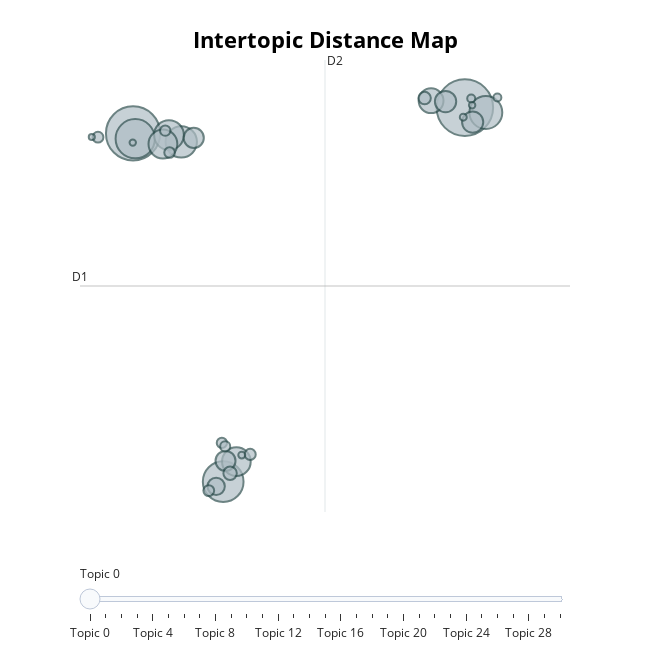

The notebook cell this image was saved under:
### Code cell
model = BERTopic.load("Results/BERTopicModelSO")

# reduce topics
model.reduce_topics(data, nr_topics=32)
print(model.topics_)

# visualize reduced topics
model.visualize_topics()

### Figure 1 — Plotly figure (JSON) as saved in the notebook; plotly's stock layout.template omitted (floating-point values rounded to 4 significant figures)
{"data": [{"customdata": [[0, "snakemake | rule | output | sample | input", 852], [1, "teradata | jdbc | java | apache | driver", 782], [2, "eclipse | org | java | internal | core", 441], [3, "monetdb | table | database | query | data", 411], [4, "luigi | task | self | def | worker", 288], [5, "spool | id | amp | join | table", 262], [6, "date | month | timestamp | teradata | format", 237], [7, "procedure | table | teradata | stored | select", 221], [8, "key | parameter | port | value | true", 218], [9, "docker | swarm | service | node | network", 164], [10, "airflow | argo | dag | workflow | py", 121], [11, "ansible | role | galaxy | collection | install", 120], [12, "regexp | string | character | regex | column", 108], [13, "knime | node | workflow | column | col", 106], [14, "gl | kepler | map | keplergl | longitude", 80], [15, "rapidminer | java | jboss | com | subsystem", 48], [16, "meteor | galaxy | minifier | app | anonymous", 41], [17, "clustering | cluster | rapidminer | mean | algorithm", 33], [18, "view | table | column | name | teradata", 31], [19, "gpu | cuda | kepler | warp | nvidia", 31], [20, "decimal | cast | numeric | teradata | float", 30], [21, "week | date | year | day | current", 29], [22, "country | amount | year | plot | seaborn", 28], [23, "bacteria | acid | synonym | na | eic", 27], [24, "log | rule | snakemake | script | save", 17], [25, "kafka | trident | spout | internals | storm", 17], [26, "xpath | ul | li | span | rapidminer", 13], [27, "module | easybuild | python | gcc | package", 13], [28, "report | html | snakemake | styling | pdf", 11], [29, "json | price | id | category | company", 11], [30, "user | grant | role | table | view", 10]], "hovertemplate": "<b>Topic %{customdata[0]}</b><br>%{customdata[1]}<br>Size: %{customdata[2]}", "legendgroup": "", "marker": {"color": "#B0BEC5", "line": {"color": "DarkSlateGrey", "width": 2}, "size": [852, 782, 441, 411, 288, 262, 237, 221, 218, 164, 121, 120, 108, 106, 80, 48, 41, 33, 31, 31, 30, 29, 28, 27, 17, 17, 13, 13, 11, 11, 10], "sizemode": "area", "sizeref": 0.5325, "symbol": "circle"}, "mode": "markers", "name": "", "orientation": "v", "showlegend": false, "type": "scatter", "x": [11.48, 3.047, 5.336, 3.102, 12.01, 4.271, 3.959, 3.805, 5.672, 10.62, 10.99, 11.67, 4.588, 5.396, 5.158, 5.512, 10.45, 6.021, 2.156, 4.97, 3.975, 3.864, 5.303, 5.387, 12.3, 11.64, 5.808, 11.44, 11.66, 3.039, 1.998], "xaxis": "x", "y": [10.87, 9.702, -6.041, 9.46, 10.64, 9.319, 9.624, 9.221, -5.135, 11.18, 11.14, 10.21, 9.498, -5.1, -6.249, -5.659, 11.3, -4.806, 9.531, -6.444, 8.837, 9.825, -4.289, -4.445, 11.32, 11.28, -4.84, 10.43, 10.98, 9.284, 9.537], "yaxis": "y"}], "layout": {"annotations": [{"showarrow": false, "text": "D1", "x": 1.699, "y": 2.804, "yshift": 10}, {"showarrow": false, "text": "D2", "x": 7.923, "xshift": 10, "y": 13.02}], "height": 650, "hoverlabel": {"bgcolor": "white", "font": {"family": "Rockwell", "size": 16}}, "legend": {"itemsizing": "constant", "tracegroupgap": 0}, "margin": {"t": 60}, "shapes": [{"line": {"color": "#CFD8DC", "width": 2}, "type": "line", "x0": 7.923, "x1": 7.923, "y0": -7.411, "y1": 13.02}, {"line": {"color": "#9E9E9E", "width": 2}, "type": "line", "x0": 1.699, "x1": 14.15, "y0": 2.804, "y1": 2.804}], "sliders": [{"active": 0, "pad": {"t": 50}, "steps": [{"args": [{"marker.color": [["red", "#B0BEC5", "#B0BEC5", "#B0BEC5", "#B0BEC5", "#B0BEC5", "#B0BEC5", "#B0BEC5", "#B0BEC5", "#B0BEC5", "#B0BEC5", "#B0BEC5", "#B0BEC5", "#B0BEC5", "#B0BEC5", "#B0BEC5", "#B0BEC5", "#B0BEC5", "#B0BEC5", "#B0BEC5", "#B0BEC5", "#B0BEC5", "#B0BEC5", "#B0BEC5", "#B0BEC5", "#B0BEC5", "#B0BEC5", "#B0BEC5", "#B0BEC5", "#B0BEC5", "#B0BEC5"]]}], "label": "Topic 0", "method": "update"}, {"args": [{"marker.color": [["#B0BEC5", "red", "#B0BEC5", "#B0BEC5", "#B0BEC5", "#B0BEC5", "#B0BEC5", "#B0BEC5", "#B0BEC5", "#B0BEC5", "#B0BEC5", "#B0BEC5", "#B0BEC5", "#B0BEC5", "#B0BEC5", "#B0BEC5", "#B0BEC5", "#B0BEC5", "#B0BEC5", "#B0BEC5", "#B0BEC5", "#B0BEC5", "#B0BEC5", "#B0BEC5", "#B0BEC5", "#B0BEC5", "#B0BEC5", "#B0BEC5", "#B0BEC5", "#B0BEC5", "#B0BEC5"]]}], "label": "Topic 1", "method": "update"}, {"args": [{"marker.color": [["#B0BEC5", "#B0BEC5", "red", "#B0BEC5", "#B0BEC5", "#B0BEC5", "#B0BEC5", "#B0BEC5", "#B0BEC5", "#B0BEC5", "#B0BEC5", "#B0BEC5", "#B0BEC5", "#B0BEC5", "#B0BEC5", "#B0BEC5", "#B0BEC5", "#B0BEC5", "#B0BEC5", "#B0BEC5", "#B0BEC5", "#B0BEC5", "#B0BEC5", "#B0BEC5", "#B0BEC5", "#B0BEC5", "#B0BEC5", "#B0BEC5", "#B0BEC5", "#B0BEC5", "#B0BEC5"]]}], "label": "Topic 2", "method": "update"}, {"args": [{"marker.color": [["#B0BEC5", "#B0BEC5", "#B0BEC5", "red", "#B0BEC5", "#B0BEC5", "#B0BEC5", "#B0BEC5", "#B0BEC5", "#B0BEC5", "#B0BEC5", "#B0BEC5", "#B0BEC5", "#B0BEC5", "#B0BEC5", "#B0BEC5", "#B0BEC5", "#B0BEC5", "#B0BEC5", "#B0BEC5", "#B0BEC5", "#B0BEC5", "#B0BEC5", "#B0BEC5", "#B0BEC5", "#B0BEC5", "#B0BEC5", "#B0BEC5", "#B0BEC5", "#B0BEC5", "#B0BEC5"]]}], "label": "Topic 3", "method": "update"}, {"args": [{"marker.color": [["#B0BEC5", "#B0BEC5", "#B0BEC5", "#B0BEC5", "red", "#B0BEC5", "#B0BEC5", "#B0BEC5", "#B0BEC5", "#B0BEC5", "#B0BEC5", "#B0BEC5", "#B0BEC5", "#B0BEC5", "#B0BEC5", "#B0BEC5", "#B0BEC5", "#B0BEC5", "#B0BEC5", "#B0BEC5", "#B0BEC5", "#B0BEC5", "#B0BEC5", "#B0BEC5", "#B0BEC5", "#B0BEC5", "#B0BEC5", "#B0BEC5", "#B0BEC5", "#B0BEC5", "#B0BEC5"]]}], "label": "Topic 4", "method": "update"}, {"args": [{"marker.color": [["#B0BEC5", "#B0BEC5", "#B0BEC5", "#B0BEC5", "#B0BEC5", "red", "#B0BEC5", "#B0BEC5", "#B0BEC5", "#B0BEC5", "#B0BEC5", "#B0BEC5", "#B0BEC5", "#B0BEC5", "#B0BEC5", "#B0BEC5", "#B0BEC5", "#B0BEC5", "#B0BEC5", "#B0BEC5", "#B0BEC5", "#B0BEC5", "#B0BEC5", "#B0BEC5", "#B0BEC5", "#B0BEC5", "#B0BEC5", "#B0BEC5", "#B0BEC5", "#B0BEC5", "#B0BEC5"]]}], "label": "Topic 5", "method": "update"}, {"args": [{"marker.color": [["#B0BEC5", "#B0BEC5", "#B0BEC5", "#B0BEC5", "#B0BEC5", "#B0BEC5", "red", "#B0BEC5", "#B0BEC5", "#B0BEC5", "#B0BEC5", "#B0BEC5", "#B0BEC5", "#B0BEC5", "#B0BEC5", "#B0BEC5", "#B0BEC5", "#B0BEC5", "#B0BEC5", "#B0BEC5", "#B0BEC5", "#B0BEC5", "#B0BEC5", "#B0BEC5", "#B0BEC5", "#B0BEC5", "#B0BEC5", "#B0BEC5", "#B0BEC5", "#B0BEC5", "#B0BEC5"]]}], "label": "Topic 6", "method": "update"}, {"args": [{"marker.color": [["#B0BEC5", "#B0BEC5", "#B0BEC5", "#B0BEC5", "#B0BEC5", "#B0BEC5", "#B0BEC5", "red", "#B0BEC5", "#B0BEC5", "#B0BEC5", "#B0BEC5", "#B0BEC5", "#B0BEC5", "#B0BEC5", "#B0BEC5", "#B0BEC5", "#B0BEC5", "#B0BEC5", "#B0BEC5", "#B0BEC5", "#B0BEC5", "#B0BEC5", "#B0BEC5", "#B0BEC5", "#B0BEC5", "#B0BEC5", "#B0BEC5", "#B0BEC5", "#B0BEC5", "#B0BEC5"]]}], "label": "Topic 7", "method": "update"}, {"args": [{"marker.color": [["#B0BEC5", "#B0BEC5", "#B0BEC5", "#B0BEC5", "#B0BEC5", "#B0BEC5", "#B0BEC5", "#B0BEC5", "red", "#B0BEC5", "#B0BEC5", "#B0BEC5", "#B0BEC5", "#B0BEC5", "#B0BEC5", "#B0BEC5", "#B0BEC5", "#B0BEC5", "#B0BEC5", "#B0BEC5", "#B0BEC5", "#B0BEC5", "#B0BEC5", "#B0BEC5", "#B0BEC5", "#B0BEC5", "#B0BEC5", "#B0BEC5", "#B0BEC5", "#B0BEC5", "#B0BEC5"]]}], "label": "Topic 8", "method": "update"}, {"args": [{"marker.color": [["#B0BEC5", "#B0BEC5", "#B0BEC5", "#B0BEC5", "#B0BEC5", "#B0BEC5", "#B0BEC5", "#B0BEC5", "#B0BEC5", "red", "#B0BEC5", "#B0BEC5", "#B0BEC5", "#B0BEC5", "#B0BEC5", "#B0BEC5", "#B0BEC5", "#B0BEC5", "#B0BEC5", "#B0BEC5", "#B0BEC5", "#B0BEC5", "#B0BEC5", "#B0BEC5", "#B0BEC5", "#B0BEC5", "#B0BEC5", "#B0BEC5", "#B0BEC5", "#B0BEC5", "#B0BEC5"]]}], "label": "Topic 9", "method": "update"}, {"args": [{"marker.color": [["#B0BEC5", "#B0BEC5", "#B0BEC5", "#B0BEC5", "#B0BEC5", "#B0BEC5", "#B0BEC5", "#B0BEC5", "#B0BEC5", "#B0BEC5", "red", "#B0BEC5", "#B0BEC5", "#B0BEC5", "#B0BEC5", "#B0BEC5", "#B0BEC5", "#B0BEC5", "#B0BEC5", "#B0BEC5", "#B0BEC5", "#B0BEC5", "#B0BEC5", "#B0BEC5", "#B0BEC5", "#B0BEC5", "#B0BEC5", "#B0BEC5", "#B0BEC5", "#B0BEC5", "#B0BEC5"]]}], "label": "Topic 10", "method": "update"}, {"args": [{"marker.color": [["#B0BEC5", "#B0BEC5", "#B0BEC5", "#B0BEC5", "#B0BEC5", "#B0BEC5", "#B0BEC5", "#B0BEC5", "#B0BEC5", "#B0BEC5", "#B0BEC5", "red", "#B0BEC5", "#B0BEC5", "#B0BEC5", "#B0BEC5", "#B0BEC5", "#B0BEC5", "#B0BEC5", "#B0BEC5", "#B0BEC5", "#B0BEC5", "#B0BEC5", "#B0BEC5", "#B0BEC5", "#B0BEC5", "#B0BEC5", "#B0BEC5", "#B0BEC5", "#B0BEC5", "#B0BEC5"]]}], "label": "Topic 11", "method": "update"}, {"args": [{"marker.color": [["#B0BEC5", "#B0BEC5", "#B0BEC5", "#B0BEC5", "#B0BEC5", "#B0BEC5", "#B0BEC5", "#B0BEC5", "#B0BEC5", "#B0BEC5", "#B0BEC5", "#B0BEC5", "red", "#B0BEC5", "#B0BEC5", "#B0BEC5", "#B0BEC5", "#B0BEC5", "#B0BEC5", "#B0BEC5", "#B0BEC5", "#B0BEC5", "#B0BEC5", "#B0BEC5", "#B0BEC5", "#B0BEC5", "#B0BEC5", "#B0BEC5", "#B0BEC5", "#B0BEC5", "#B0BEC5"]]}], "label": "Topic 12", "method": "update"}, {"args": [{"marker.color": [["#B0BEC5", "#B0BEC5", "#B0BEC5", "#B0BEC5", "#B0BEC5", "#B0BEC5", "#B0BEC5", "#B0BEC5", "#B0BEC5", "#B0BEC5", "#B0BEC5", "#B0BEC5", "#B0BEC5", "red", "#B0BEC5", "#B0BEC5", "#B0BEC5", "#B0BEC5", "#B0BEC5", "#B0BEC5", "#B0BEC5", "#B0BEC5", "#B0BEC5", "#B0BEC5", "#B0BEC5", "#B0BEC5", "#B0BEC5", "#B0BEC5", "#B0BEC5", "#B0BEC5", "#B0BEC5"]]}], "label": "Topic 13", "method": "update"}, {"args": [{"marker.color": [["#B0BEC5", "#B0BEC5", "#B0BEC5", "#B0BEC5", "#B0BEC5", "#B0BEC5", "#B0BEC5", "#B0BEC5", "#B0BEC5", "#B0BEC5", "#B0BEC5", "#B0BEC5", "#B0BEC5", "#B0BEC5", "red", "#B0BEC5", "#B0BEC5", "#B0BEC5", "#B0BEC5", "#B0BEC5", "#B0BEC5", "#B0BEC5", "#B0BEC5", "#B0BEC5", "#B0BEC5", "#B0BEC5", "#B0BEC5", "#B0BEC5", "#B0BEC5", "#B0BEC5", "#B0BEC5"]]}], "label": "Topic 14", "method": "update"}, {"args": [{"marker.color": [["#B0BEC5", "#B0BEC5", "#B0BEC5", "#B0BEC5", "#B0BEC5", "#B0BEC5", "#B0BEC5", "#B0BEC5", "#B0BEC5", "#B0BEC5", "#B0BEC5", "#B0BEC5", "#B0BEC5", "#B0BEC5", "#B0BEC5", "red", "#B0BEC5", "#B0BEC5", "#B0BEC5", "#B0BEC5", "#B0BEC5", "#B0BEC5", "#B0BEC5", "#B0BEC5", "#B0BEC5", "#B0BEC5", "#B0BEC5", "#B0BEC5", "#B0BEC5", "#B0BEC5", "#B0BEC5"]]}], "label": "Topic 15", "method": "update"}, {"args": [{"marker.color": [["#B0BEC5", "#B0BEC5", "#B0BEC5", "#B0BEC5", "#B0BEC5", "#B0BEC5", "#B0BEC5", "#B0BEC5", "#B0BEC5", "#B0BEC5", "#B0BEC5", "#B0BEC5", "#B0BEC5", "#B0BEC5", "#B0BEC5", "#B0BEC5", "red", "#B0BEC5", "#B0BEC5", "#B0BEC5", "#B0BEC5", "#B0BEC5", "#B0BEC5", "#B0BEC5", "#B0BEC5", "#B0BEC5", "#B0BEC5", "#B0BEC5", "#B0BEC5", "#B0BEC5", "#B0BEC5"]]}], "label": "Topic 16", "method": "update"}, {"args": [{"marker.color": [["#B0BEC5", "#B0BEC5", "#B0BEC5", "#B0BEC5", "#B0BEC5", "#B0BEC5", "#B0BEC5", "#B0BEC5", "#B0BEC5", "#B0BEC5", "#B0BEC5", "#B0BEC5", "#B0BEC5", "#B0BEC5", "#B0BEC5", "#B0BEC5", "#B0BEC5", "red", "#B0BEC5", "#B0BEC5", "#B0BEC5", "#B0BEC5", "#B0BEC5", "#B0BEC5", "#B0BEC5", "#B0BEC5", "#B0BEC5", "#B0BEC5", "#B0BEC5", "#B0BEC5", "#B0BEC5"]]}], "label": "Topic 17", "method": "update"}, {"args": [{"marker.color": [["#B0BEC5", "#B0BEC5", "#B0BEC5", "#B0BEC5", "#B0BEC5", "#B0BEC5", "#B0BEC5", "#B0BEC5", "#B0BEC5", "#B0BEC5", "#B0BEC5", "#B0BEC5", "#B0BEC5", "#B0BEC5", "#B0BEC5", "#B0BEC5", "#B0BEC5", "#B0BEC5", "red", "#B0BEC5", "#B0BEC5", "#B0BEC5", "#B0BEC5", "#B0BEC5", "#B0BEC5", "#B0BEC5", "#B0BEC5", "#B0BEC5", "#B0BEC5", "#B0BEC5", "#B0BEC5"]]}], "label": "Topic 18", "method": "update"}, {"args": [{"marker.color": [["#B0BEC5", "#B0BEC5", "#B0BEC5", "#B0BEC5", "#B0BEC5", "#B0BEC5", "#B0BEC5", "#B0BEC5", "#B0BEC5", "#B0BEC5", "#B0BEC5", "#B0BEC5", "#B0BEC5", "#B0BEC5", "#B0BEC5", "#B0BEC5", "#B0BEC5", "#B0BEC5", "#B0BEC5", "red", "#B0BEC5", "#B0BEC5", "#B0BEC5", "#B0BEC5", "#B0BEC5", "#B0BEC5", "#B0BEC5", "#B0BEC5", "#B0BEC5", "#B0BEC5", "#B0BEC5"]]}], "label": "Topic 19", "method": "update"}, {"args": [{"marker.color": [["#B0BEC5", "#B0BEC5", "#B0BEC5", "#B0BEC5", "#B0BEC5", "#B0BEC5", "#B0BEC5", "#B0BEC5", "#B0BEC5", "#B0BEC5", "#B0BEC5", "#B0BEC5", "#B0BEC5", "#B0BEC5", "#B0BEC5", "#B0BEC5", "#B0BEC5", "#B0BEC5", "#B0BEC5", "#B0BEC5", "red", "#B0BEC5", "#B0BEC5", "#B0BEC5", "#B0BEC5", "#B0BEC5", "#B0BEC5", "#B0BEC5", "#B0BEC5", "#B0BEC5", "#B0BEC5"]]}], "label": "Topic 20", "method": "update"}, {"args": [{"marker.color": [["#B0BEC5", "#B0BEC5", "#B0BEC5", "#B0BEC5", "#B0BEC5", "#B0BEC5", "#B0BEC5", "#B0BEC5", "#B0BEC5", "#B0BEC5", "#B0BEC5", "#B0BEC5", "#B0BEC5", "#B0BEC5", "#B0BEC5", "#B0BEC5", "#B0BEC5", "#B0BEC5", "#B0BEC5", "#B0BEC5", "#B0BEC5", "red", "#B0BEC5", "#B0BEC5", "#B0BEC5", "#B0BEC5", "#B0BEC5", "#B0BEC5", "#B0BEC5", "#B0BEC5", "#B0BEC5"]]}], "label": "Topic 21", "method": "update"}, {"args": [{"marker.color": [["#B0BEC5", "#B0BEC5", "#B0BEC5", "#B0BEC5", "#B0BEC5", "#B0BEC5", "#B0BEC5", "#B0BEC5", "#B0BEC5", "#B0BEC5", "#B0BEC5", "#B0BEC5", "#B0BEC5", "#B0BEC5", "#B0BEC5", "#B0BEC5", "#B0BEC5", "#B0BEC5", "#B0BEC5", "#B0BEC5", "#B0BEC5", "#B0BEC5", "red", "#B0BEC5", "#B0BEC5", "#B0BEC5", "#B0BEC5", "#B0BEC5", "#B0BEC5", "#B0BEC5", "#B0BEC5"]]}], "label": "Topic 22", "method": "update"}, {"args": [{"marker.color": [["#B0BEC5", "#B0BEC5", "#B0BEC5", "#B0BEC5", "#B0BEC5", "#B0BEC5", "#B0BEC5", "#B0BEC5", "#B0BEC5", "#B0BEC5", "#B0BEC5", "#B0BEC5", "#B0BEC5", "#B0BEC5", "#B0BEC5", "#B0BEC5", "#B0BEC5", "#B0BEC5", "#B0BEC5", "#B0BEC5", "#B0BEC5", "#B0BEC5", "#B0BEC5", "red", "#B0BEC5", "#B0BEC5", "#B0BEC5", "#B0BEC5", "#B0BEC5", "#B0BEC5", "#B0BEC5"]]}], "label": "Topic 23", "method": "update"}, {"args": [{"marker.color": [["#B0BEC5", "#B0BEC5", "#B0BEC5", "#B0BEC5", "#B0BEC5", "#B0BEC5", "#B0BEC5", "#B0BEC5", "#B0BEC5", "#B0BEC5", "#B0BEC5", "#B0BEC5", "#B0BEC5", "#B0BEC5", "#B0BEC5", "#B0BEC5", "#B0BEC5", "#B0BEC5", "#B0BEC5", "#B0BEC5", "#B0BEC5", "#B0BEC5", "#B0BEC5", "#B0BEC5", "red", "#B0BEC5", "#B0BEC5", "#B0BEC5", "#B0BEC5", "#B0BEC5", "#B0BEC5"]]}], "label": "Topic 24", "method": "update"}, {"args": [{"marker.color": [["#B0BEC5", "#B0BEC5", "#B0BEC5", "#B0BEC5", "#B0BEC5", "#B0BEC5", "#B0BEC5", "#B0BEC5", "#B0BEC5", "#B0BEC5", "#B0BEC5", "#B0BEC5", "#B0BEC5", "#B0BEC5", "#B0BEC5", "#B0BEC5", "#B0BEC5", "#B0BEC5", "#B0BEC5", "#B0BEC5", "#B0BEC5", "#B0BEC5", "#B0BEC5", "#B0BEC5", "#B0BEC5", "red", "#B0BEC5", "#B0BEC5", "#B0BEC5", "#B0BEC5", "#B0BEC5"]]}], "label": "Topic 25", "method": "update"}, {"args": [{"marker.color": [["#B0BEC5", "#B0BEC5", "#B0BEC5", "#B0BEC5", "#B0BEC5", "#B0BEC5", "#B0BEC5", "#B0BEC5", "#B0BEC5", "#B0BEC5", "#B0BEC5", "#B0BEC5", "#B0BEC5", "#B0BEC5", "#B0BEC5", "#B0BEC5", "#B0BEC5", "#B0BEC5", "#B0BEC5", "#B0BEC5", "#B0BEC5", "#B0BEC5", "#B0BEC5", "#B0BEC5", "#B0BEC5", "#B0BEC5", "red", "#B0BEC5", "#B0BEC5", "#B0BEC5", "#B0BEC5"]]}], "label": "Topic 26", "method": "update"}, {"args": [{"marker.color": [["#B0BEC5", "#B0BEC5", "#B0BEC5", "#B0BEC5", "#B0BEC5", "#B0BEC5", "#B0BEC5", "#B0BEC5", "#B0BEC5", "#B0BEC5", "#B0BEC5", "#B0BEC5", "#B0BEC5", "#B0BEC5", "#B0BEC5", "#B0BEC5", "#B0BEC5", "#B0BEC5", "#B0BEC5", "#B0BEC5", "#B0BEC5", "#B0BEC5", "#B0BEC5", "#B0BEC5", "#B0BEC5", "#B0BEC5", "#B0BEC5", "red", "#B0BEC5", "#B0BEC5", "#B0BEC5"]]}], "label": "Topic 27", "method": "update"}, {"args": [{"marker.color": [["#B0BEC5", "#B0BEC5", "#B0BEC5", "#B0BEC5", "#B0BEC5", "#B0BEC5", "#B0BEC5", "#B0BEC5", "#B0BEC5", "#B0BEC5", "#B0BEC5", "#B0BEC5", "#B0BEC5", "#B0BEC5", "#B0BEC5", "#B0BEC5", "#B0BEC5", "#B0BEC5", "#B0BEC5", "#B0BEC5", "#B0BEC5", "#B0BEC5", "#B0BEC5", "#B0BEC5", "#B0BEC5", "#B0BEC5", "#B0BEC5", "#B0BEC5", "red", "#B0BEC5", "#B0BEC5"]]}], "label": "Topic 28", "method": "update"}, {"args": [{"marker.color": [["#B0BEC5", "#B0BEC5", "#B0BEC5", "#B0BEC5", "#B0BEC5", "#B0BEC5", "#B0BEC5", "#B0BEC5", "#B0BEC5", "#B0BEC5", "#B0BEC5", "#B0BEC5", "#B0BEC5", "#B0BEC5", "#B0BEC5", "#B0BEC5", "#B0BEC5", "#B0BEC5", "#B0BEC5", "#B0BEC5", "#B0BEC5", "#B0BEC5", "#B0BEC5", "#B0BEC5", "#B0BEC5", "#B0BEC5", "#B0BEC5", "#B0BEC5", "#B0BEC5", "red", "#B0BEC5"]]}], "label": "Topic 29", "method": "update"}, {"args": [{"marker.color": [["#B0BEC5", "#B0BEC5", "#B0BEC5", "#B0BEC5", "#B0BEC5", "#B0BEC5", "#B0BEC5", "#B0BEC5", "#B0BEC5", "#B0BEC5", "#B0BEC5", "#B0BEC5", "#B0BEC5", "#B0BEC5", "#B0BEC5", "#B0BEC5", "#B0BEC5", "#B0BEC5", "#B0BEC5", "#B0BEC5", "#B0BEC5", "#B0BEC5", "#B0BEC5", "#B0BEC5", "#B0BEC5", "#B0BEC5", "#B0BEC5", "#B0BEC5", "#B0BEC5", "#B0BEC5", "red"]]}], "label": "Topic 30", "method": "update"}]}], "title": {"font": {"color": "Black", "size": 22}, "text": "<b>Intertopic Distance Map</b>", "x": 0.5, "xanchor": "center", "y": 0.95, "yanchor": "top"}, "width": 650, "xaxis": {"anchor": "y", "domain": [0, 1], "range": [1.699, 14.15], "title": {"text": ""}, "visible": false}, "yaxis": {"anchor": "x", "domain": [0, 1], "range": [-7.411, 13.02], "title": {"text": ""}, "visible": false}}}
